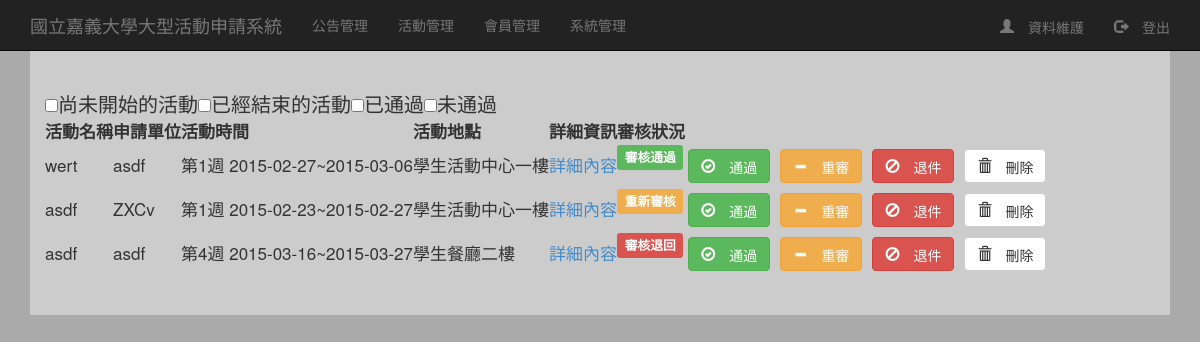
The app's page /admin/event.php (signed in), older data.
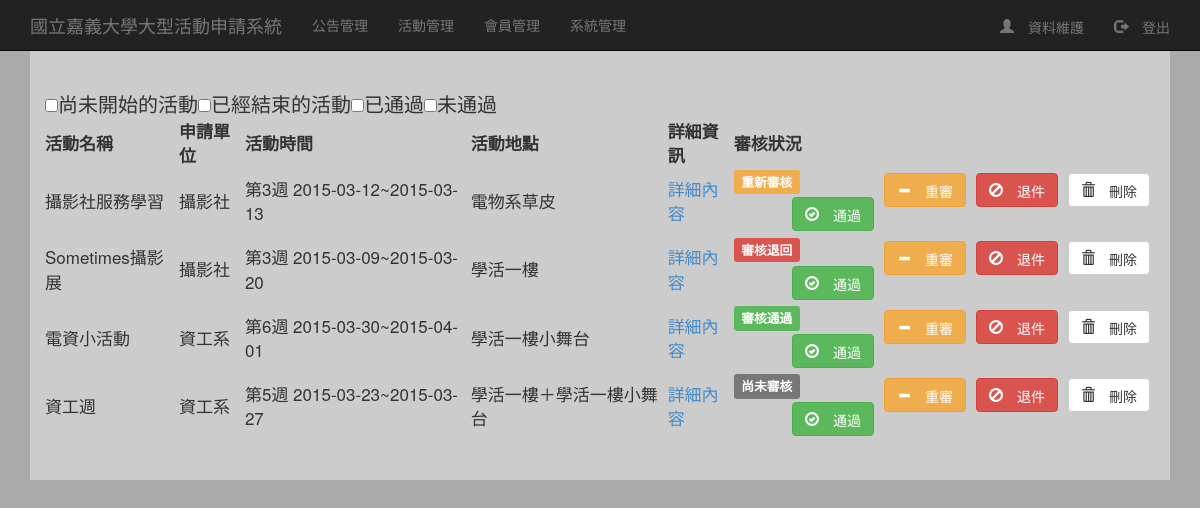
The same page, newer data.
### tables this page shows
CREATE TABLE IF NOT EXISTS `event` (
  `id` int(11) NOT NULL,
  `name` varchar(50) NOT NULL,
  `group` varchar(50) NOT NULL,
  `place` varchar(30) NOT NULL,
  `other` int(11) NOT NULL,
  `startdate` date NOT NULL,
  `finishdate` date NOT NULL,
  `week` int(11) NOT NULL,
  `week2` int(11) NOT NULL,
  `content` varchar(1000) NOT NULL,
  `teacher` varchar(30) NOT NULL,
  `leader` varchar(30) NOT NULL,
  `phone` varchar(30) NOT NULL,
  `leader2` varchar(30) NOT NULL,
  `phone2` varchar(30) NOT NULL,
  `plan` varchar(300) NOT NULL,
  `applicant` varchar(30) NOT NULL,
  `submittime` timestamp NOT NULL DEFAULT CURRENT_TIMESTAMP ON UPDATE CURRENT_TIMESTAMP,
  `pass` int(11) NOT NULL,
  `withdraw` varchar(300) NOT NULL
);

### control/define.php (called while the page is built, shortened)
<?php
require_once('database.php');
$sql="SELECT * FROM config";
$rs = $db->query($sql);
$row = $rs->fetch();
$firstday=explode('-', $row[firstday]);
$year=$firstday[0];
$month=$firstday[1];
$day=$firstday[2];
$firstdaytimestamp=mktime(0,0,0,$month,$day,$year);
$now=mktime();
$nowweek=floor(($now-$firstdaytimestamp)/(7*24*60*60));
?>

### admin/event.php (the view, shortened to what this page needs)
<?php
require_once('control/html.php');
require_once('../control/define.php');
head();
echo '
<script src="control/event.js"></script>
<link rel="stylesheet" href="//cdnjs.cloudflare.com/ajax/libs/bootstrap-table/1.6.0/bootstrap-table.min.css">
<script src="//cdnjs.cloudflare.com/ajax/libs/bootstrap-table/1.6.0/bootstrap-table.min.js"></script>
<script src="//cdnjs.cloudflare.com/ajax/libs/bootstrap-table/1.6.0/locale/bootstrap-table-zh-CN.min.js"></script>';
$sql="SELECT * FROM event ORDER BY id DESC";
$rs = $db->query($sql);
echo '<input type="checkbox" id="after">尚未開始的活動';
echo '<input type="checkbox" id="before">已經結束的活動';
echo '<input type="checkbox" id="pass">已通過';
echo '<input type="checkbox" id="unpass">未通過';
echo '
<table data-toggle="table" data-card-view="true" class="small">
	<thead>
		<tr>
			<th>活動名稱</th>
			<th>申請單位</th>
			<th>活動時間</th>
			<th>活動地點</th>
			<th>詳細資訊</th>
			<th>審核狀況</th>
		</tr>
	</thead>';
	while($row = $rs->fetch()){
		$done=$row[week]<$nowweek?'done':'undone';
		$pass=$row[pass]==1?'pass':'unpass';
		$link='<a href="eventcheck.php?id='.$row[id].'">詳細內容</a>';
		echo '
		<tr class="'.$done.' '.$pass.'">
			<td>'.$row[name].'</td>
			<td>'.$row[group].'</td>
			<td>第'.($row[week]+1).'週 '.$row[startdate].'~'.$row[finishdate].'</td>
			<td>'.$row[place].'</td>
			<td>'.$link.'</td>
			<td>';
				if($row[pass]==1){
					echo '
					<span class="label label-success">審核通過</span>';
				}
				elseif($row[pass]==0){
					echo '
					<span class="label label-default">尚未審核</span>';
				}
				elseif($row[pass]==2){
					echo '
					<span class="label label-warning">重新審核</span>';
				}
				else{
					echo '
					<span class="label label-danger">審核退回</span>';
				}
				echo '
				<a style="float:right" class="btn btn-default glyphicon glyphicon-trash" href="eventcheck.php?id='.$row[id].'&delete=1"> 刪除</a>
				<a style="float:right" class="btn btn-danger glyphicon glyphicon-ban-circle" href="eventwithdraw.php?id='.$row[id].'"> 退件</a>
				<a style="float:right" class="btn btn-warning glyphicon glyphicon-minus" href="control/eventpass.php?id='.$row[id].'&pass=2"> 重審</a>
				<a style="float:right" class="btn btn-success glyphicon glyphicon-ok-circle" href="control/eventpass.php?id='.$row[id].'&pass=1"> 通過</a>
			</td>
		</tr>';
	}
	echo'
</table>';
tail();
?>

### admin/control/html.php (shortened to what this page needs)
<?php
function head(){
	echo'
	<!DOCTYPE html>
	<html>
	<head>
		<meta charset="UTF-8">
		<meta name="viewport" content="width=device-width, initial-scale=1">
		<title>國立嘉義大學大型活動申請系統</title>
		<link href="../css/bootstrap.min.css" rel="stylesheet" type="text/css">
		<link href="../css/starter-template.css" rel="stylesheet" type="text/css">
	</head>
	<body>
		<script src="../js/jquery-2.1.1.min.js"></script>
		<script src="../js/bootstrap.min.js"></script>
		<div class="navbar navbar-inverse navbar-fixed-top" role="navigation">
			<div class="container">
				<div class="navbar-header">
					<button type="button" class="navbar-toggle collapsed" data-toggle="collapse" data-target=".navbar-collapse">
						<span class="sr-only">國立嘉義大學大型活動申請系統</span>
						<span class="icon-bar"></span>
						<span class="icon-bar"></span>
						<span class="icon-bar"></span>
					</button>
					<a class="navbar-brand" href="index.php">國立嘉義大學大型活動申請系統</a>
				</div>
				<div class="navbar-collapse collapse" style="height: 1px;">
					<ul class="nav navbar-nav">
						<li><a href="./"> 公告管理</a></li>
						<li><a href="event.php"> 活動管理</a></li>
						<li><a href="member.php"> 會員管理</a></li>
						<li><a href="place_date.php"> 系統管理</a></li>
					</ul>
					<ul class="nav navbar-nav navbar-right">
						<li><a href="edit.php" class="glyphicon glyphicon-user"> 資料維護</a></li>
						<li><a href="../logout.php" class="glyphicon glyphicon-log-out"> 登出</a></li>
					</ul>
				</div>
			</div>
		</div>
		<div class="container">
			<div class="starter-template">';
			}
			function tail(){
				echo'
			</div>
		</div>
	</body>
	</html>';
}
?>

### css/starter-template.css (style rules this page uses)
body { padding-top: 50px; background-color:#aaa; //font-family: SourceHanSans, serif; }
.starter-template { padding: 40px 15px; text-align: left; font-size:20px; background-color:#ccc; }
.btn { margin: 5px; }

Row changes from the older to the newer data that the page shows:
removed event: name "wert", group "asdf", $row[week]+1 "1", startdate "2015-02-27", finishdate "2015-03-06", place "學生活動中心一樓", pass "審核通過"
removed event: name "asdf", group "ZXCv", $row[week]+1 "1", startdate "2015-02-23", finishdate "2015-02-27", place "學生活動中心一樓", pass "重新審核"
removed event: name "asdf", group "asdf", $row[week]+1 "4", startdate "2015-03-16", finishdate "2015-03-27", place "學生餐廳二樓", pass "審核退回"
added event: name "攝影社服務學習", group "攝影社", $row[week]+1 "3", startdate "2015-03-12", finishdate "2015-03-13", place "電物系草皮", pass "重新審核"
added event: name "Sometimes攝影展", group "攝影社", $row[week]+1 "3", startdate "2015-03-09", finishdate "2015-03-20", place "學活一樓", pass "審核退回"
added event: name "電資小活動", group "資工系", $row[week]+1 "6", startdate "2015-03-30", finishdate "2015-04-01", place "學活一樓小舞台", pass "審核通過"
added event: name "資工週", group "資工系", $row[week]+1 "5", startdate "2015-03-23", finishdate "2015-03-27", place "學活一樓＋學活一樓小舞台", pass "尚未審核"
